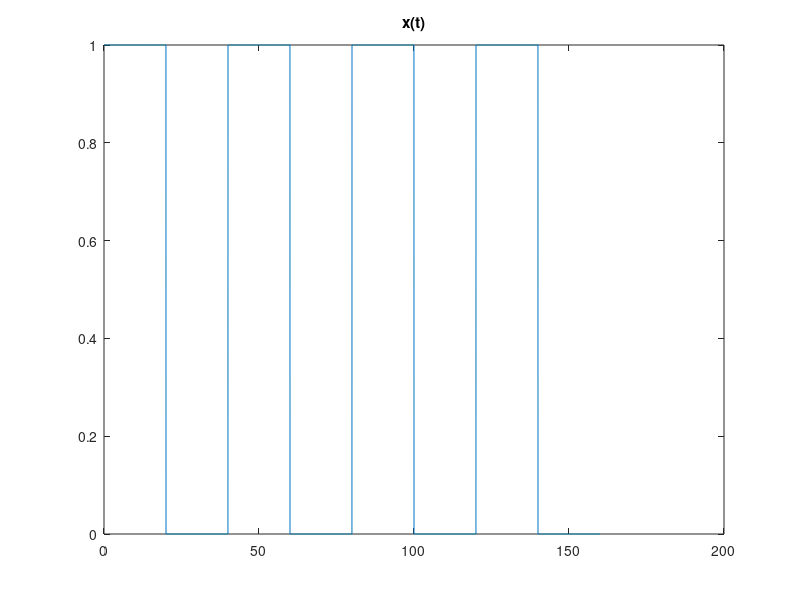
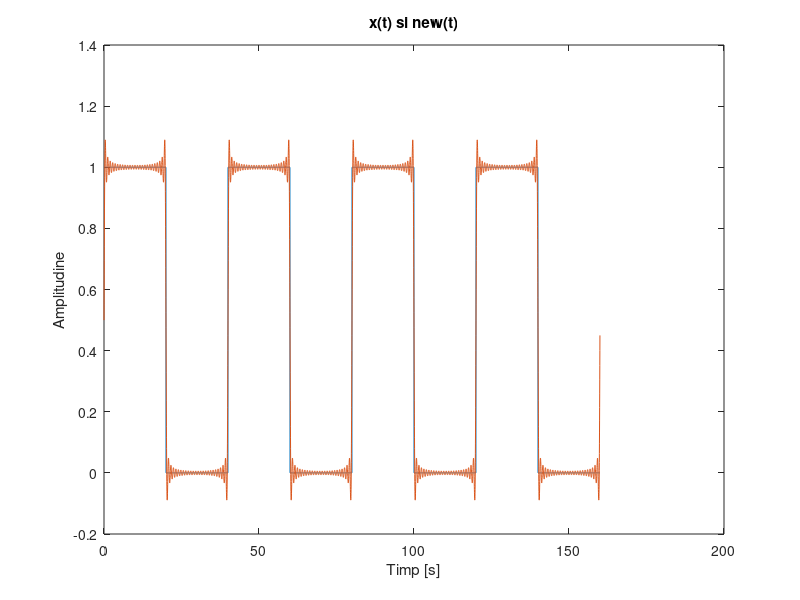
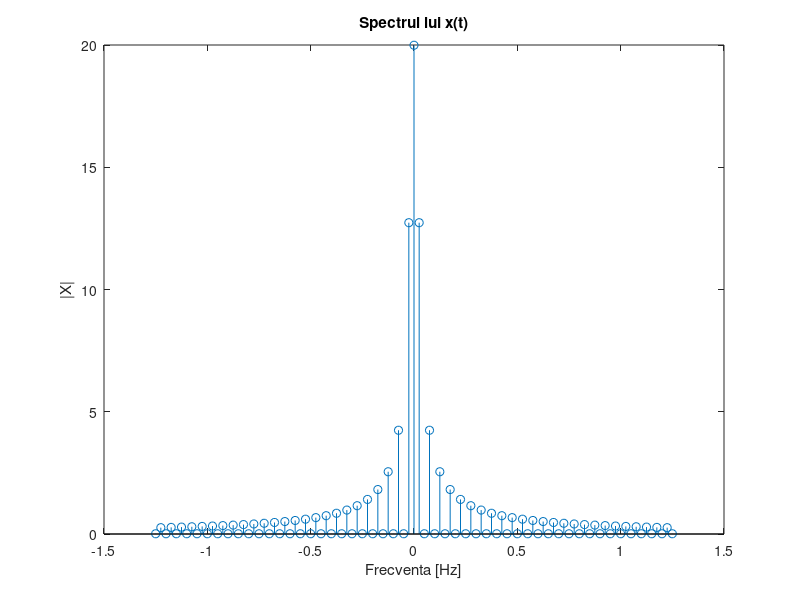

These figures' MATLAB source, in order:
% Tema 2 SP 
% Numarul de ordine D = 17 => semnal dreptunghiular
% Numarul de coeficienti N = 50
% Perioada semnalului P = 40


N = 50; 
D = 17; 
P = 40; 
f = 1/P;                         % frecventa semnalului
w0 = 2*pi/P;                     % pulsatia semnalului
t = 0:0.02:P-0.02;                 % timpul pentru o perioada 
x = zeros(1,length(t));          % initializarea vectorului x care va avea ca valori 0
x = 0.5+0.5*square(t*w0,50);     % se va inmulti semnalul cu 0.5 si se va aduna un 0.5 pentru a avea amplitudinea pe intervalul 0,1, in loc de -1,1
t4 = 0:0.02:4*P-0.02;            % vectorul timp pentru reprezentarea pe 4 perioade
x4 = repmat(x,1,4);              % vectorul x pe 4 perioade (repmat va afisa o matrice de copii ale lui x, cu 1 rand si 4 coloane)

figure(1);
plot(t4,x4);                     % afisarea lui x(t)
title('x(t)');
hold on

for k = -N:N
    xnou = x;
    xnou = xnou.*exp(-j*k*w0*t);    % transformarea semnalului in serie fourier complexa, inmultirea intre doi vectori
    X(k+51) = trapz(t,xnou);        % trapz calculeaza integrala impartind suprafata semnalului in forme trapezoidale pentru calculul ariei
end

% reconstruirea semnalului dat:

for i = 1:length(t);
    xnew(i) = 0;                    % xnew = semnalul reconstruit
for k = -N:N
xnew(i) = xnew(i) + (1/P)*X(k+N+1)*exp(j*k*w0*t(i));
end
end
xnew4 = repmat(xnew,1,4);           % xnew cu 4 perioade

figure(2);
plot(t4,x4);                        % afisarea lui x(t)
title('x(t) si new(t)');
hold on
plot(t4,xnew4);                     % afisarea lui xnew4
xlabel('Timp [s]');
ylabel('Amplitudine');

F = -N*f:f:N*f;                     % vectorul de frecvente pentru generarea spectrului
figure(3);
stem(F,abs(X)); 
title('Spectrul lui x(t)');
xlabel('Frecventa [Hz]');
ylabel('|X|');


%Seria  Fourier Complexa ofera o descompunere a semnalului periodic intr-o
%suma de componente elementare de tip exponential, acestea putand fi scrise
%ca o suma de sinusuri si cosinusuri care au diferite frecvente si diferiti
%coeficienti( acesti coeficienti reprezinta spectrul).Semnalul reconstruit 
%cu un numar finit de termeni se apropie ca forma de semnalul original avand 
%o anumita marja de eroare. 